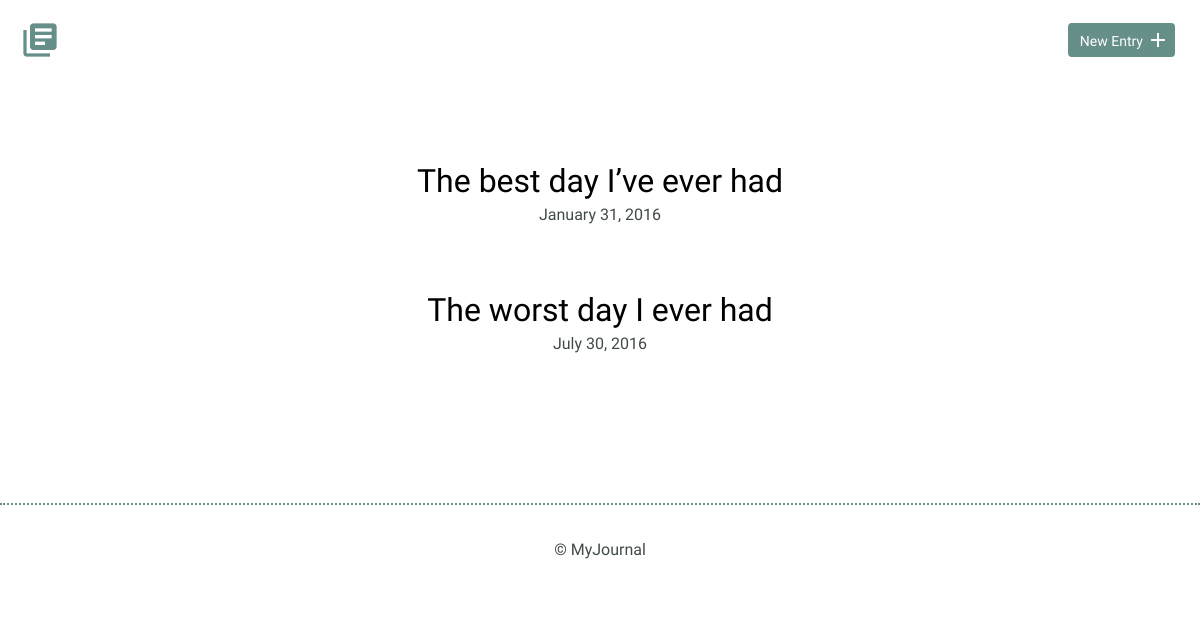
Before: / with the older database file.
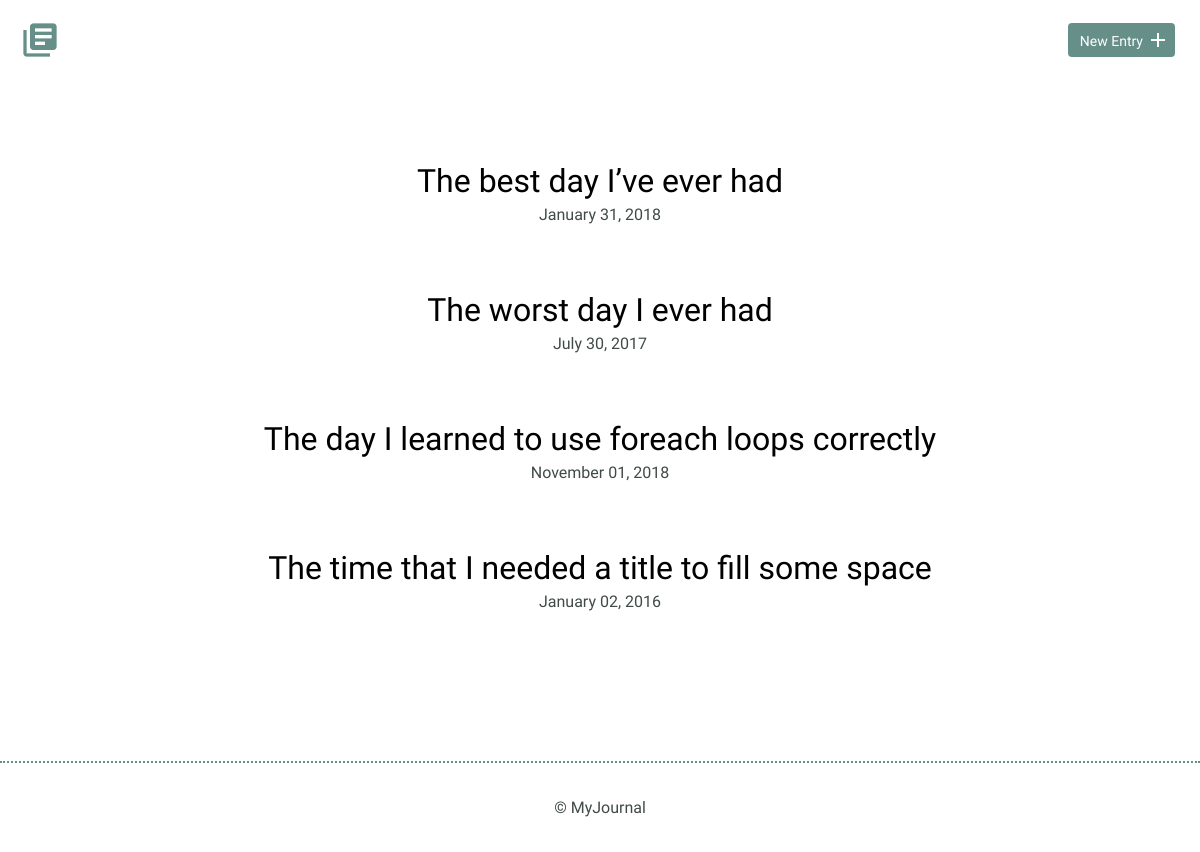
After: the same page with the newer database file.
### tables this page shows
CREATE TABLE "journal" (
	`journal_id`	INTEGER,
	`title`	TEXT,
	`date`	TEXT,
	`time_spent`	INTEGER,
	`entry`	TEXT,
	PRIMARY KEY(`journal_id`)
);

### inc/connection.php (called while the page is built)
<?php
try {
  $db = new PDO('sqlite:'.__DIR__.'/journaldb.db');
  $db->setAttribute(PDO::ATTR_ERRMODE, PDO::ERRMODE_EXCEPTION);
  } catch (Exception $e)  {
      echo "Error: " .$e->getMessage();
      exit;
  }
  try {
        $sql = "SELECT * FROM journal";
        $results = $db->prepare($sql);
        $results->execute();
        $journals =  $results->fetchAll(PDO::FETCH_ASSOC);
        }  catch (Exception $e) {
      echo "Bad request: " . $e->getMessage();
      exit;
  }

### index.php (the view)
<?php
require('inc/connection.php');
include('inc/header.php');
?>
      <section>
            <div class="container">
                <div class="entry-list">
                    <?php
                    foreach($journals as $entry) {
                      echo '<article><h2><a href="detail.php?q=' .$entry["journal_id"]
                              .'">' .$entry['title'] . '</a></h2>';
                           $getdate = $entry['date'];
                             $date = date("F d, Y", strtotime($getdate));
                          echo '<time datetime="' .$getdate .'">'
                                .$date .'</time></article>';
                              }
                              ?>
                </div>
            </div>
        </section>
        <?php include('inc/footer.php'); ?>
    </body>
</html>

### inc/header.php (shortened to what this page needs)
<html>
    <head>
        <link rel="stylesheet" href="css/normalize.css">
        <link rel="stylesheet" href="css/site.css">
    </head>
    <body>
        <header>
            <div class="container">
                <div class="site-header">
                    <a class="logo" href="index.php"><i class="material-icons">library_books</i></a>
                    <a class="button icon-right" href="new.php"><span>New Entry</span> <i class="material-icons">add</i></a>
                </div>
            </div>
        </header>

### inc/footer.php
<?php
echo "<footer>
    <div>
        &copy; MyJournal
    </div>
</footer>";
 ?>

### css/site.css (style rules this page uses)
body { font-size: 16px; color: #404a49; font-family: 'Cousine', serif; font-weight: 400; }
.container { margin: 0 auto; padding: 0 25px; }
header .site-header { margin: 0 auto; height: 95px; }
header .logo i { color: #678f89; margin: 20px 0 0 -5px; float: left; font-size: 40px; }
header .button { float: right; margin: 33px 0 0 0; }
footer { text-align: center; padding: 35px 0; border-top: 2px dotted #678f89; }
.button { padding: 8px 10px 6px 10px; background: #678f89; border: 2px solid #678f89; border-radius: 4px; text-decoration: none; color: #FFF; position: relative; text-align: center; font-size: 14px; }
.button.icon-right { padding-right: 30px; top: -10px; }
.button.icon-right i { position: absolute; top: 3px; right: 3px; }
h1, h2, h3 { margin: 0; font-weight: 400; line-height: 1em; color: #000; }
h2 { font-size: 32px; }
h2 a { text-decoration: none; color: #000; }
.entry-list, .edit-entry, .new-entry { max-width: 800px; margin: 0 auto; padding: 70px 0 150px 0; }
.entry-list article { margin-bottom: 70px; text-align: center; }
.entry-list article:last-child { margin-bottom: 0; }
.entry-list article h2 { margin-bottom: 8px; }

Changed rows visible on the page:
changed journal "The best day I’ve ever had": date "January 31, 2016" → "January 31, 2018"
changed journal "The worst day I ever had": date "July 30, 2016" → "July 30, 2017"
added journal: title "The day I learned to use foreach loops correctly", date "November 01, 2018"
added journal: title "The time that I needed a title to fill some space", date "January 02, 2016"
